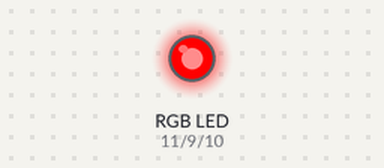
The sketch below on a simulated Arduino Uno, built with avr-gcc and run on an emulated ATmega328P. Parts: an RGB LED mixed from three pins (HIGH = lit).

Above: at 0.05 s.
At 4.0 s:
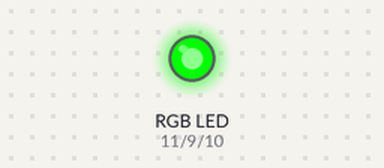
At 6.0 s:
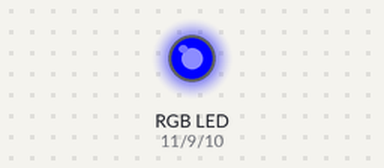
At 8.0 s:
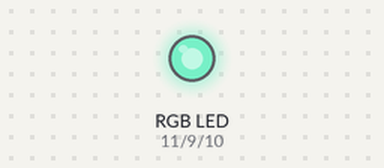
Timing chart, 0 to 10.4 s (numbered marks = the images above):
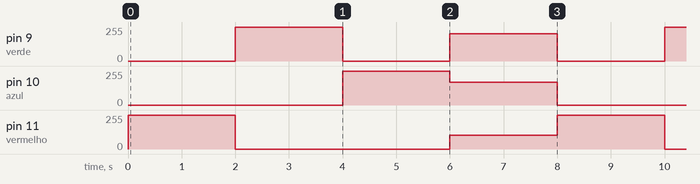

Measured:
- by itself, pin 9 (verde): repeats every 8.0 s: 0/255 2.0 s, 205/255 2.0 s, 0/255 2.0 s, 255/255 2.0 s
- by itself, pin 10 (azul): repeats every 8.0 s: 170/255 2.0 s, 0/255 4.0 s, 255/255 2.0 s
- by itself, pin 11 (vermelho): repeats every 8.0 s: 0/255 4.0 s, 102/255 2.0 s, 255/255 2.0 s

The sketch:

exemplo-funcao.ino
```cpp
/*
Objetivo do projeto: Acender seguidamente as
três cores primárias e depois suas combinações,
durante curtos instantes de tempo (2 segundos).
*/
#define vermelho 11
#define azul 10
#define verde 9

void setup(){
    pinMode(vermelho, OUTPUT);
    pinMode(azul, OUTPUT);
    pinMode(verde, OUTPUT);
}

void loop(){
    led_rgb(255, 0, 0);
    led_rgb(0, 255, 0);
    led_rgb(0, 0, 255);
    led_rgb(102, 205, 170);
}
// função propria - nós definimos o que ela faz
void led_rgb(int estado_vermelho, int estado_verde, int estado_azul){
    analogWrite(vermelho, estado_vermelho);
    analogWrite(verde, estado_verde);
    analogWrite(azul, estado_azul);
    delay(2000);
}
```
